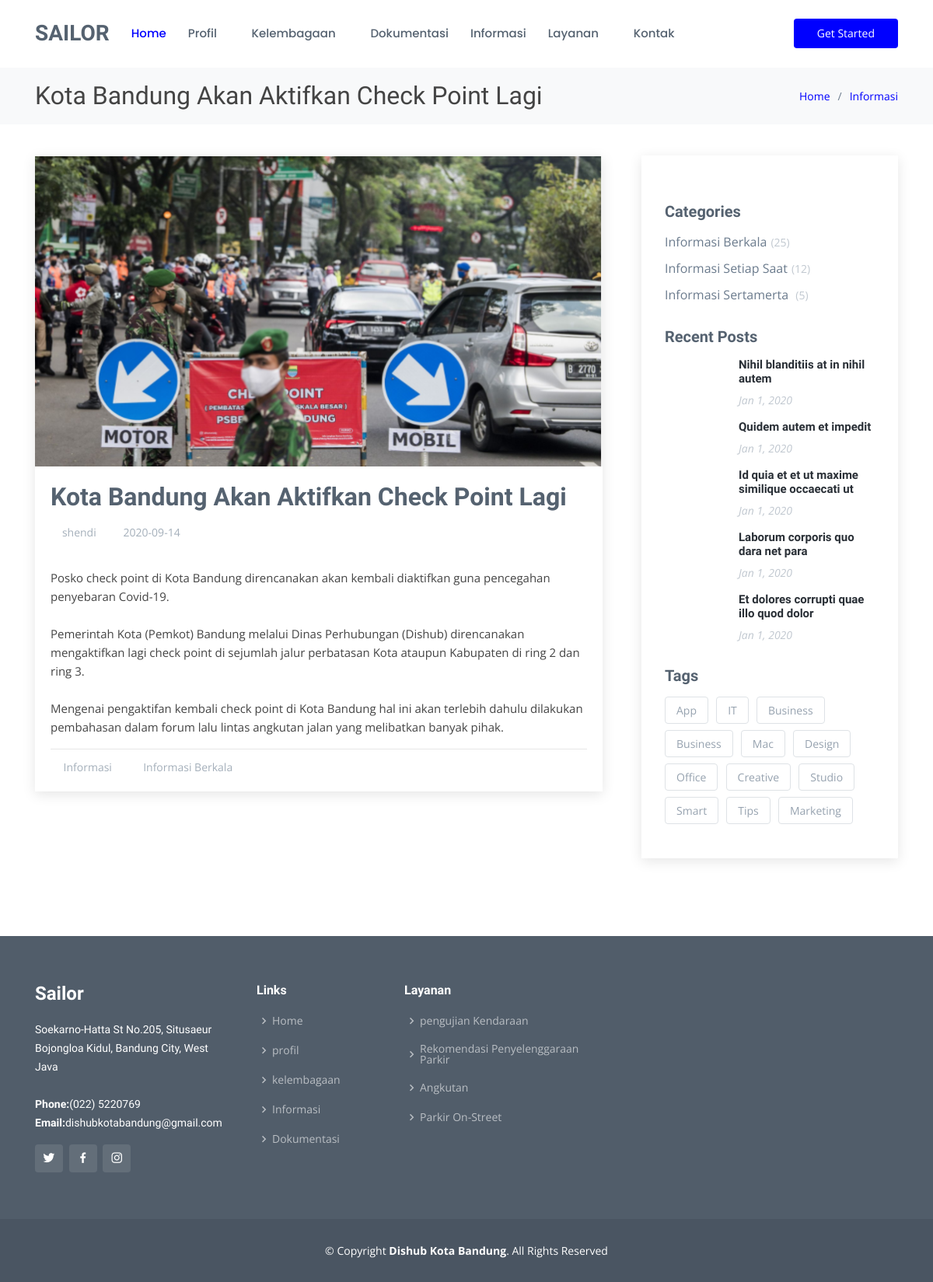
Page /informasi/detailInformasi/4 on the committed database.
### tables this page shows
CREATE TABLE `informasi` (
  `ID_informasi` int(11) NOT NULL,
  `img` varchar(250) NOT NULL,
  `judul_informasi` varchar(60) NOT NULL,
  `kategori` varchar(30) NOT NULL,
  `text_informasi` text NOT NULL,
  `waktu_upload` date NOT NULL,
  `ID_admin` int(11) NOT NULL
);

### app/core/Controller.php (called while the page is built, shortened)
<?php
class Controller{
    public function view($view, $data = []){
        require_once 'app/views/' . $view . '.php';
    }
    public function model($model){
        return new $model;
    }
}

### app/controllers/Informasi.php (called while the page is built, shortened)
<?php
Class Informasi extends controller{
    public function detailInformasi($id)
    {
        $data['judul'] = 'Detail Informasi';
        $data['informasi'] = $this->model('userModel')->getInformasiById($id);
        $this->view('informasi/detail-informasi', $data);
    }
}

### app/core/App.php (called while the page is built, shortened)
<?php
class App
{
    protected $method = 'index';
    protected $params = [];
    public function __construct()
    {
        $url = $this->parseURL();
        if (file_exists('app/controllers/' . $url[0] . '.php')) {
            unset($url[0]);
        }
        $this->controller = new $this->controller;
        if (isset($url[1])) {
            if (method_exists($this->controller, $url[1])) {
                $this->method = $url[1];
                unset($url[1]);
            }
        }
        if (!empty($url)) {
            $this->params = array_values($url);
        }
        call_user_func_array([$this->controller, $this->method], $this->params);
    }
    public function parseURL()
    {
        if (isset($_GET['url'])) {
            $url = rtrim($_GET['url'], '/');
            $url = filter_var($url, FILTER_SANITIZE_URL);
            $url = explode('/', $url);
            return $url;
        }
    }
}

### index.php (called while the page is built, shortened)
<?php
$app = new App;

### app/core/Database.php (called while the page is built, shortened)
<?php
class Database
{
    private $host = DB_HOST;
    private $user = DB_USER;
    private $pass = DB_PASS;
    private $db_name = DB_NAME;
    private $dbh;
    private $stmt;
    public function __construct()
    {
        $dsn = 'mysql:host=' . $this->host . ';dbname=' . $this->db_name;
        $option = [
            PDO::ATTR_PERSISTENT => true,
            PDO::ATTR_ERRMODE => PDO::ERRMODE_EXCEPTION
        ];
        try {
            $this->dbh = new PDO($dsn, $this->user, $this->pass, $option);
        } catch (PDOException $e) {
            die($e->getMessage());
        }
    }
    public function query($query)
    {
        $this->stmt = $this->dbh->prepare($query);
    }
    public function bind($param, $value, $type = null)
    {
        if (is_null($type)) {
            switch (true) {
                default:
                    $type = PDO::PARAM_STR;
            }
        }
        $this->stmt->bindValue($param, $value, $type);
    }
    public function execute()
    {
        $this->stmt->execute();
    }
    public function single()
    {
        $this->execute();
        return $this->stmt->fetch(PDO::FETCH_ASSOC);
    }
}

### app/models/userModel.php (called while the page is built, shortened)
<?php
class userModel{
    private $db;
    public function __construct()
    {
        $this->db = new Database;
    }
    public function getInformasiById($id)
    {
        $this->db->query('SELECT * FROM informasi, admin WHERE ID_informasi=:id and informasi.ID_admin = admin.ID_admin');
        $this->db->bind('id', $id);
        return $this->db->single();
    }
}

### app/views/informasi/detail-informasi.php (the view, shortened to what this page needs)
<section id="breadcrumbs" class="breadcrumbs">
    <div class="container">
      <div class="d-flex justify-content-between align-items-center">
        <h2 class="judul-detail-informasi"><?= $data['informasi']['judul_informasi'] ?></h2>
        <ol>
          <li><a href="<?= BASEURL; ?>/home">Home</a></li>
          <li><a href="<?= BASEURL; ?>/informasi">Informasi</a></li>
        </ol>
      </div>
    </div>
  </section>
  <section id="blog" class="blog">
    <div class="container">
      <div class="row">
        <div class="col-lg-8 entries">
          <article class="entry entry-single">
            <div class="entry-img">
              <img src="<?= BASEURL; ?>/public/img/dishub1.png" alt="" class="img-fluid">
            </div>
            <h2 class="entry-title">
              <a href=""><?= $data['informasi']['judul_informasi'] ?></a>
            </h2>
            <div class="entry-meta">
              <ul>
                <li class="d-flex align-items-center"><i class="icofont-user"></i> <a href="blog-single.html"><?= $data['informasi']['username']?></a></li>
                <li class="d-flex align-items-center"><i class="icofont-wall-clock"></i> <a href="blog-single.html"><time datetime="2020-01-01"><?= $data['informasi']['waktu_upload']?></time></a></li>
              </ul>
            </div>
            <div class="entry-content">
              <p class="text-detail-informasi">
              <?= $data['informasi']['text_informasi'] ?>
              </p>
            <div class="entry-footer clearfix">
                  <div class="float-left">
                  <i class="icofont-folder"></i>
                  <ul class="cats">
                      <li><a href="<?= BASEURL; ?>/informasi">Informasi</a></li>
                  </ul>
                  <i class="icofont-tags"></i>
                  <ul class="tags">
                      <li><a href="#"><?= $data['informasi']['kategori']?></a></li>
                  </ul>
                  </div>
                  <div class="float-right share">
                  <a href="" title="Share on Twitter"><i class="icofont-twitter"></i></a>
                  <a href="" title="Share on Facebook"><i class="icofont-facebook"></i></a>
                  <a href="" title="Share on Instagram"><i class="icofont-instagram"></i></a>
                  </div>
            </div>
          </article>
        </div>
        <div class="col-lg-4">
          <div class="sidebar">
            <h3 class="sidebar-title">Categories</h3>
            <div class="sidebar-item categories">
              <ul>
                <li><a href="#">Informasi Berkala<span>(25)</span></a></li>
                <li><a href="#">Informasi Setiap Saat<span>(12)</span></a></li>
                <li><a href="#">Informasi Sertamerta <span>(5)</span></a></li>
              </ul>
            </div>
            <h3 class="sidebar-title">Recent Posts</h3>
            <div class="sidebar-item recent-posts">
              <div class="post-item clearfix">
                <h4><a href="blog-single.html">Nihil blanditiis at in nihil autem</a></h4>
                <time datetime="2020-01-01">Jan 1, 2020</time>
              </div>
              <div class="post-item clearfix">
                <h4><a href="blog-single.html">Quidem autem et impedit</a></h4>
                <time datetime="2020-01-01">Jan 1, 2020</time>
              </div>
              <div class="post-item clearfix">
                <h4><a href="blog-single.html">Id quia et et ut maxime similique occaecati ut</a></h4>
                <time datetime="2020-01-01">Jan 1, 2020</time>
              </div>
              <div class="post-item clearfix">
                <h4><a href="blog-single.html">Laborum corporis quo dara net para</a></h4>
                <time datetime="2020-01-01">Jan 1, 2020</time>
              </div>
              <div class="post-item clearfix">
                <h4><a href="blog-single.html">Et dolores corrupti quae illo quod dolor</a></h4>
                <time datetime="2020-01-01">Jan 1, 2020</time>
              </div>
            </div>
            <h3 class="sidebar-title">Tags</h3>
            <div class="sidebar-item tags">
              <ul>
                <li><a href="#">App</a></li>
                <li><a href="#">IT</a></li>
                <li><a href="#">Business</a></li>
                <li><a href="#">Business</a></li>
                <li><a href="#">Mac</a></li>
                <li><a href="#">Design</a></li>
                <li><a href="#">Office</a></li>
                <li><a href="#">Creative</a></li>
                <li><a href="#">Studio</a></li>
                <li><a href="#">Smart</a></li>
                <li><a href="#">Tips</a></li>
                <li><a href="#">Marketing</a></li>
              </ul>
            </div>
          </div>
        </div>
      </div>
    </div>
  </section>

### public/css/style.css (style rules this page uses)
body { font-family: "Open Sans", sans-serif; color: #444444; }
a { color: #0000FF; }
h1, h2, h3, h4, h5, h6 { font-family: "Raleway", sans-serif; }
.text-detail-informasi { white-space: pre-line; }
.judul-detail-informasi { white-space: nowrap; overflow: hidden; text-overflow: clip; max-width: 670px; }
section { padding: 60px 0; }
.breadcrumbs { padding: 18px 0; background: #f8f9fa; min-height: 40px; margin-top: 86px; }
.breadcrumbs h2 { font-size: 32px; font-weight: 300; margin: 0; }
.breadcrumbs ol { display: flex; flex-wrap: wrap; list-style: none; padding: 0; margin: 0; font-size: 14px; }
.breadcrumbs ol li+li { padding-left: 10px; }
.breadcrumbs ol li+li::before { display: inline-block; padding-right: 10px; color: #6b7b8d; content: "/"; }
.blog { padding: 40px 0 40px 0; }
.blog .entry { padding: 20px; margin-bottom: 60px; overflow: hidden; box-shadow: 0 4px 16px rgba(0, 0, 0, 0.1); }
.blog .entry .entry-img { max-height: 400px; margin: -20px -20px 20px -20px; overflow: hidden; }
.blog .entry .entry-title { font-size: 20px; line-height: 26px; font-weight: bold; padding: 0; margin: 0 0 20px 0; }
.blog .entry .entry-title a { color: #556270; transition: 0.3s; }
.blog .entry .entry-meta { margin-bottom: 15px; color: #c1c8d0; }
.blog .entry .entry-meta ul { display: flex; flex-wrap: wrap; list-style: none; padding: 0; margin: 0; }
.blog .entry .entry-meta ul li+li { padding-left: 20px; }
.blog .entry .entry-meta i { font-size: 14px; padding-right: 4px; }
.blog .entry .entry-meta a { color: #a4afba; font-size: 14px; display: inline-block; line-height: 1; }
.blog .entry .entry-content p { line-height: 24px; font-size: 15px; }
.blog .entry .entry-footer { padding-top: 10px; border-top: 1px solid #e6e6e6; }
.blog .entry .entry-footer i { color: #8795a4; display: inline; }
.blog .entry .entry-footer a { color: #a4afba; transition: 0.3s; }
.blog .entry .entry-footer .cats { list-style: none; display: inline; padding: 0 20px 0 0; font-size: 14px; }
.blog .entry .entry-footer .cats li { display: inline-block; }
.blog .entry .entry-footer .tags { list-style: none; display: inline; padding: 0; font-size: 14px; }
.blog .entry .entry-footer .tags li { display: inline-block; }
.blog .entry .entry-footer .share { font-size: 16px; }
.blog .entry .entry-footer .share i { padding-left: 5px; }
.blog .entry-single { margin-bottom: 30px; }
.blog .entry-single .entry-title { font-size: 32px; line-height: 38px; }
.blog .sidebar { padding: 30px; margin: 0 0 60px 20px; box-shadow: 0 4px 16px rgba(0, 0, 0, 0.1); }
.blog .sidebar .sidebar-title { font-size: 20px; font-weight: 700; padding: 0 0 0 0; margin: 0 0 15px 0; color: #556270; position: relative; }
.blog .sidebar .sidebar-item { margin-bottom: 30px; }
.blog .sidebar .categories ul { list-style: none; padding: 0; }
.blog .sidebar .categories ul li+li { padding-top: 10px; }
.blog .sidebar .categories ul a { color: #6b7b8d; }
.blog .sidebar .categories ul a span { padding-left: 5px; color: #c1c8d0; font-size: 14px; }
.blog .sidebar .recent-posts .post-item+.post-item { margin-top: 15px; }
.blog .sidebar .recent-posts h4 { font-size: 15px; margin-left: 95px; font-weight: bold; }
.blog .sidebar .recent-posts h4 a { color: #292f36; transition: 0.3s; }
.blog .sidebar .recent-posts time { display: block; margin-left: 95px; font-style: italic; font-size: 14px; color: #c1c8d0; }
.blog .sidebar .tags { margin-bottom: -10px; }
.blog .sidebar .tags ul { list-style: none; padding: 0; }
.blog .sidebar .tags ul li { display: inline-block; }
.blog .sidebar .tags ul a { color: #96a2af; font-size: 14px; padding: 6px 14px; margin: 0 6px 8px 0; border: 1px solid #dee2e6; display: inline-block; border-radius: 4px; transition: 0.3s; }

### rows in the picture
informasi: judul_informasi "Kota Bandung Akan Aktifkan Check Point Lagi", ID_admin.username "shendi", waktu_upload "2020-09-14", text_informasi "Posko check point di Kota Bandung direncanakan akan kembali diaktifkan guna pencegahan penyebaran Covid-19. Pemerintah Kota (Pemkot) Bandung melalui Dinas Perhubungan (Dishub) direncanakan mengaktifkan lagi check point di sejumlah jalur perbatasan Kota ataupun Kabupaten di ring 2 dan ring 3. Mengenai pengaktifan kembali check point di Kota Bandung hal ini akan terlebih dahulu dilakukan pembahasan dalam forum lalu lintas angkutan jalan yang melibatkan banyak pihak.", kategori "Informasi Berkala"
